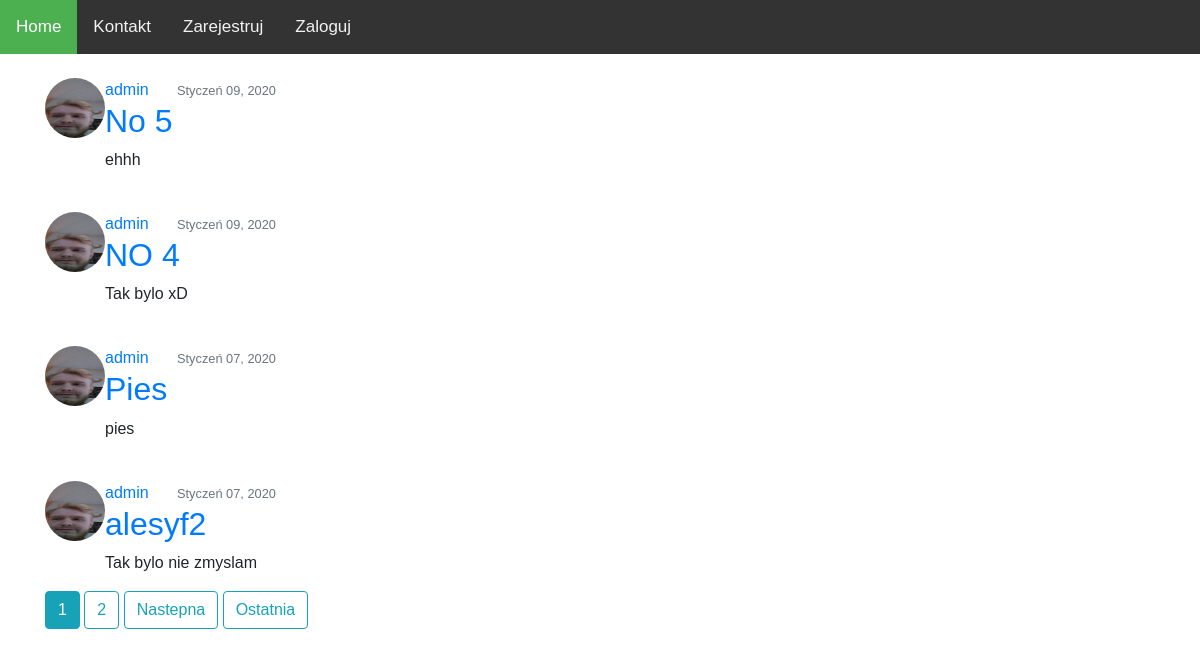
/, run on an earlier commit of the app's database.
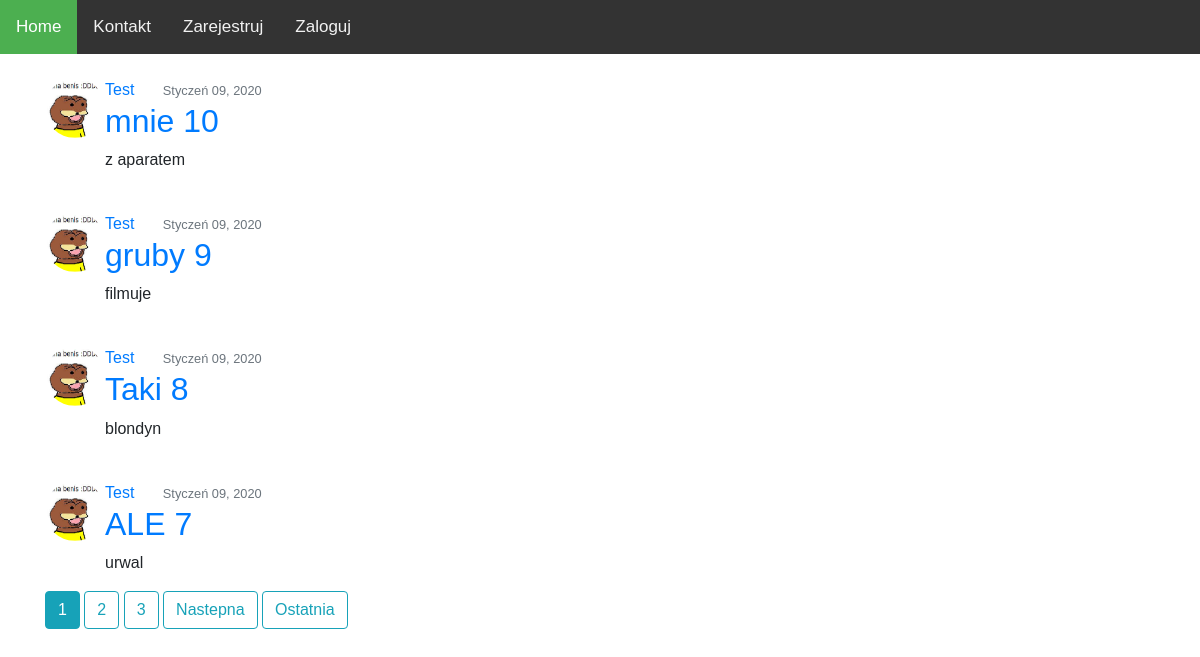
And on a later commit of the database.
### apka/models.py (models this page shows, shortened)
class Post(models.Model):
    title = models.CharField(max_length=20)
    content = models.TextField(max_length=200)
    date_posted = models.DateTimeField(default=timezone.now)
    author = models.ForeignKey(User, on_delete=models.CASCADE)

### users/models.py (models this page shows, shortened)
class Profil(models.Model):
    user = models.OneToOneField(User, on_delete=models.CASCADE)
    image = models.ImageField(default='default.jpg', upload_to='profile_pics')

### apka/views.py (the view)
# urls.py: path('', PostListView.as_view(), name='Home'),
class PostListView(ListView):
    model = Post
    template_name = 'home.html'    # <app>/<model>_<viewtype>.html
    context_object_name = 'posts'
    ordering = ['-date_posted']
    paginate_by = 4

### apka/templates/home.html (shortened to what this page needs)
{% extends "base.html" %}
{% block content %}
    {% for post in posts %}
        <article class="media content-section  mt-4">
          <img class="rounded-circle article-img" src="{{ post.author.profil.image.url }}" height="60" width="60">
          <div class="media-body">
            <div class="article-metadata">
              <a class="mr-4" href="{% url 'user-posts' post.author.username %}">{{ post.author }}</a>
              <small class="text-muted">{{ post.date_posted|date:"F d, Y" }}</small>
            </div>
            <h2><a class="article-title" href="{% url 'post-detail' post.id %}">{{ post.title }}</a></h2>
            <p class="article-content">{{ post.content }}</p>
          </div>
        </article>
    {% endfor %}
    {% if is_paginated %}
        {% for num in page_obj.paginator.page_range %}
            {% if page_obj.number == num %}
                <a class="btn btn-info mb-4" href="?page={{ num }}">{{ num }}</a>
            {% elif num > page_obj.number|add:'-3' and num < page_obj.number|add:'3' %}
                <a class="btn btn-outline-info mb-4" href="?page={{ num }}">{{ num }}</a>
            {% endif %}
        {% endfor %}
        {%if page_obj.has_next %}
            <a class="btn btn-outline-info mb-4" href="?page={{ page_obj.next_page_number}}">Nastepna</a>
            <a class="btn btn-outline-info mb-4" href="?page={{ page_obj.paginator.num_pages }}">Ostatnia</a>
        {% endif %}
    {% endif %}
{% endblock content %}

What changed in the data, as far as the page shows it:
removed Post: author.profil.image (picture), author "admin", date_posted "Styczeń 09, 2020", title "No 5", content "ehhh"
no longer on this page (row unchanged): Post: author.profil.image (picture), author "admin", date_posted "Styczeń 09, 2020", title "NO 4", content "Tak bylo xD"
no longer on this page (row unchanged): Post: author.profil.image (picture), author "admin", date_posted "Styczeń 07, 2020", title "Pies", content "pies"
no longer on this page (row unchanged): Post: author.profil.image (picture), author "admin", date_posted "Styczeń 07, 2020", title "alesyf2", content "Tak bylo nie zmyslam"
added Post: author.profil.image (placeholder picture), author "Test", date_posted "Styczeń 09, 2020", title "mnie 10", content "z aparatem"
added Post: author.profil.image (placeholder picture), author "Test", date_posted "Styczeń 09, 2020", title "gruby 9", content "filmuje"
added Post: author.profil.image (placeholder picture), author "Test", date_posted "Styczeń 09, 2020", title "Taki 8", content "blondyn"
added Post: author.profil.image (placeholder picture), author "Test", date_posted "Styczeń 09, 2020", title "ALE 7", content "urwal"
Also different on the page:
new list line: "3"
